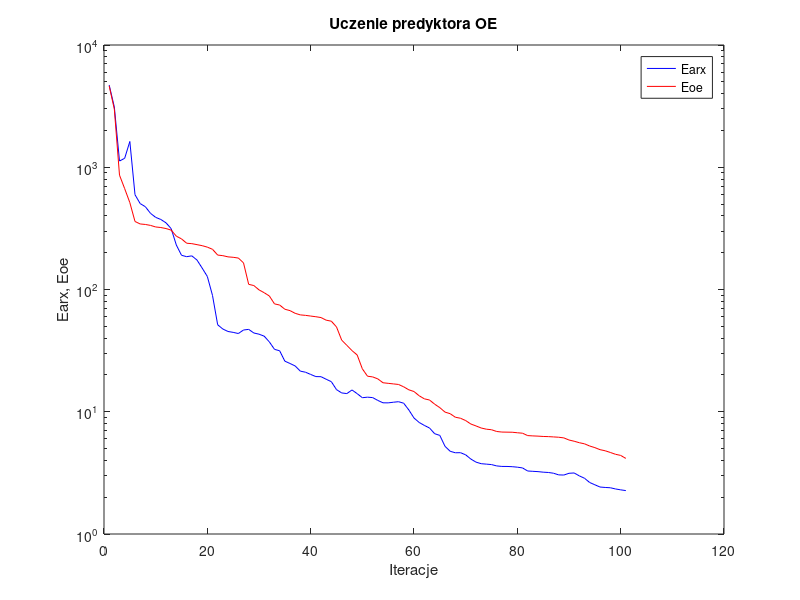
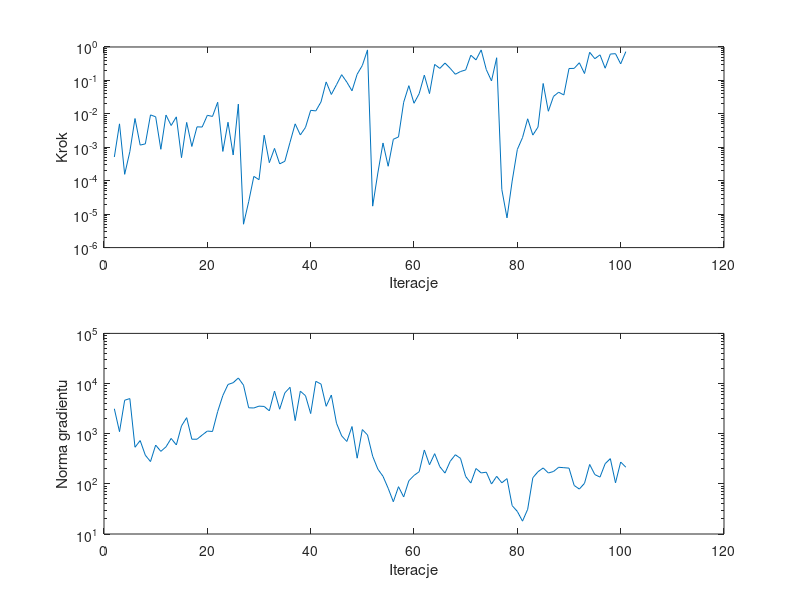

MATLAB code for these plots, in order:
%uczenie predyktora oe
clear all;
n=0; farx(n+1)=4.705626e+003; foe(n+1)=4.633676e+003; wspucz(n+1)=0.000000e+000; ng(n+1)=0.000000e+000;
%odnowa zmiennej metryki
n=1; farx(n+1)=3.110121e+003; foe(n+1)=2.982105e+003; krok(n+1)=5.127695e-004; ng(n+1)=3.143169e+003;
n=2; farx(n+1)=1.124450e+003; foe(n+1)=8.616834e+002; krok(n+1)=5.022246e-003; ng(n+1)=1.097305e+003;
n=3; farx(n+1)=1.183685e+003; foe(n+1)=6.684631e+002; krok(n+1)=1.554679e-004; ng(n+1)=4.649163e+003;
n=4; farx(n+1)=1.624843e+003; foe(n+1)=5.137638e+002; krok(n+1)=7.394073e-004; ng(n+1)=5.016428e+003;
n=5; farx(n+1)=5.960344e+002; foe(n+1)=3.600826e+002; krok(n+1)=7.251821e-003; ng(n+1)=5.367987e+002;
n=6; farx(n+1)=5.044798e+002; foe(n+1)=3.436481e+002; krok(n+1)=1.163400e-003; ng(n+1)=7.302055e+002;
n=7; farx(n+1)=4.756756e+002; foe(n+1)=3.404628e+002; krok(n+1)=1.265228e-003; ng(n+1)=3.719716e+002;
n=8; farx(n+1)=4.198170e+002; foe(n+1)=3.344810e+002; krok(n+1)=9.296334e-003; ng(n+1)=2.783860e+002;
n=9; farx(n+1)=3.891747e+002; foe(n+1)=3.247757e+002; krok(n+1)=8.174750e-003; ng(n+1)=5.929833e+002;
n=10; farx(n+1)=3.739050e+002; foe(n+1)=3.213555e+002; krok(n+1)=8.713055e-004; ng(n+1)=4.443037e+002;
n=11; farx(n+1)=3.511415e+002; foe(n+1)=3.152339e+002; krok(n+1)=9.195867e-003; ng(n+1)=5.470797e+002;
n=12; farx(n+1)=3.147575e+002; foe(n+1)=3.061430e+002; krok(n+1)=4.483426e-003; ng(n+1)=8.056905e+002;
n=13; farx(n+1)=2.310914e+002; foe(n+1)=2.730118e+002; krok(n+1)=8.130648e-003; ng(n+1)=5.963675e+002;
n=14; farx(n+1)=1.905637e+002; foe(n+1)=2.594862e+002; krok(n+1)=4.888875e-004; ng(n+1)=1.430591e+003;
n=15; farx(n+1)=1.855527e+002; foe(n+1)=2.390583e+002; krok(n+1)=5.548179e-003; ng(n+1)=2.087178e+003;
n=16; farx(n+1)=1.884921e+002; foe(n+1)=2.371710e+002; krok(n+1)=1.058508e-003; ng(n+1)=7.765385e+002;
n=17; farx(n+1)=1.741253e+002; foe(n+1)=2.327669e+002; krok(n+1)=4.087375e-003; ng(n+1)=7.762760e+002;
n=18; farx(n+1)=1.496660e+002; foe(n+1)=2.283262e+002; krok(n+1)=4.036613e-003; ng(n+1)=9.390090e+002;
n=19; farx(n+1)=1.278178e+002; foe(n+1)=2.221025e+002; krok(n+1)=9.045235e-003; ng(n+1)=1.128244e+003;
n=20; farx(n+1)=8.939929e+001; foe(n+1)=2.132766e+002; krok(n+1)=8.380227e-003; ng(n+1)=1.107412e+003;
n=21; farx(n+1)=5.145649e+001; foe(n+1)=1.913083e+002; krok(n+1)=2.223039e-002; ng(n+1)=2.764046e+003;
n=22; farx(n+1)=4.750088e+001; foe(n+1)=1.891513e+002; krok(n+1)=7.523961e-004; ng(n+1)=5.767432e+003;
n=23; farx(n+1)=4.535418e+001; foe(n+1)=1.849326e+002; krok(n+1)=5.608324e-003; ng(n+1)=9.581839e+003;
n=24; farx(n+1)=4.460289e+001; foe(n+1)=1.834171e+002; krok(n+1)=5.890474e-004; ng(n+1)=1.038943e+004;
n=25; farx(n+1)=4.363795e+001; foe(n+1)=1.808705e+002; krok(n+1)=1.955649e-002; ng(n+1)=1.290930e+004;
%odnowa zmiennej metryki
n=26; farx(n+1)=4.663316e+001; foe(n+1)=1.652434e+002; krok(n+1)=5.005977e-006; ng(n+1)=9.290393e+003;
n=27; farx(n+1)=4.719902e+001; foe(n+1)=1.102520e+002; krok(n+1)=2.352777e-005; ng(n+1)=3.285741e+003;
n=28; farx(n+1)=4.408508e+001; foe(n+1)=1.077238e+002; krok(n+1)=1.347782e-004; ng(n+1)=3.255524e+003;
n=29; farx(n+1)=4.310795e+001; foe(n+1)=9.933271e+001; krok(n+1)=1.075699e-004; ng(n+1)=3.545026e+003;
n=30; farx(n+1)=4.153897e+001; foe(n+1)=9.414753e+001; krok(n+1)=2.298967e-003; ng(n+1)=3.495652e+003;
n=31; farx(n+1)=3.728648e+001; foe(n+1)=8.852972e+001; krok(n+1)=3.467612e-004; ng(n+1)=2.855244e+003;
n=32; farx(n+1)=3.239722e+001; foe(n+1)=7.627964e+001; krok(n+1)=9.261564e-004; ng(n+1)=7.095207e+003;
n=33; farx(n+1)=3.152899e+001; foe(n+1)=7.463718e+001; krok(n+1)=3.192302e-004; ng(n+1)=3.075317e+003;
n=34; farx(n+1)=2.593264e+001; foe(n+1)=6.896990e+001; krok(n+1)=3.812452e-004; ng(n+1)=6.506103e+003;
n=35; farx(n+1)=2.482159e+001; foe(n+1)=6.717626e+001; krok(n+1)=1.402097e-003; ng(n+1)=8.422177e+003;
n=36; farx(n+1)=2.369284e+001; foe(n+1)=6.385065e+001; krok(n+1)=5.022246e-003; ng(n+1)=1.824155e+003;
n=37; farx(n+1)=2.148788e+001; foe(n+1)=6.199379e+001; krok(n+1)=2.339724e-003; ng(n+1)=7.044090e+003;
n=38; farx(n+1)=2.105692e+001; foe(n+1)=6.143702e+001; krok(n+1)=3.941672e-003; ng(n+1)=5.721726e+003;
n=39; farx(n+1)=2.019457e+001; foe(n+1)=6.064773e+001; krok(n+1)=1.274938e-002; ng(n+1)=2.519352e+003;
n=40; farx(n+1)=1.939401e+001; foe(n+1)=5.988323e+001; krok(n+1)=1.226153e-002; ng(n+1)=1.107117e+004;
n=41; farx(n+1)=1.935553e+001; foe(n+1)=5.895576e+001; krok(n+1)=2.277959e-002; ng(n+1)=9.763286e+003;
n=42; farx(n+1)=1.844684e+001; foe(n+1)=5.612032e+001; krok(n+1)=9.019770e-002; ng(n+1)=3.518052e+003;
n=43; farx(n+1)=1.761877e+001; foe(n+1)=5.505789e+001; krok(n+1)=3.798141e-002; ng(n+1)=5.910461e+003;
n=44; farx(n+1)=1.517282e+001; foe(n+1)=4.941872e+001; krok(n+1)=7.439358e-002; ng(n+1)=1.617129e+003;
n=45; farx(n+1)=1.425616e+001; foe(n+1)=3.856584e+001; krok(n+1)=1.484981e-001; ng(n+1)=9.056677e+002;
n=46; farx(n+1)=1.408048e+001; foe(n+1)=3.494103e+001; krok(n+1)=8.877087e-002; ng(n+1)=6.994867e+002;
n=47; farx(n+1)=1.507177e+001; foe(n+1)=3.163271e+001; krok(n+1)=4.890625e-002; ng(n+1)=1.389611e+003;
n=48; farx(n+1)=1.406433e+001; foe(n+1)=2.913777e+001; krok(n+1)=1.530377e-001; ng(n+1)=3.249370e+002;
n=49; farx(n+1)=1.302796e+001; foe(n+1)=2.246277e+001; krok(n+1)=2.800362e-001; ng(n+1)=1.208830e+003;
n=50; farx(n+1)=1.316147e+001; foe(n+1)=1.953041e+001; krok(n+1)=8.179879e-001; ng(n+1)=9.447025e+002;
%odnowa zmiennej metryki
n=51; farx(n+1)=1.305609e+001; foe(n+1)=1.927803e+001; krok(n+1)=1.736589e-005; ng(n+1)=3.551680e+002;
n=52; farx(n+1)=1.237520e+001; foe(n+1)=1.856823e+001; krok(n+1)=1.697983e-004; ng(n+1)=1.967199e+002;
n=53; farx(n+1)=1.183578e+001; foe(n+1)=1.726643e+001; krok(n+1)=1.345435e-003; ng(n+1)=1.414196e+002;
n=54; farx(n+1)=1.182335e+001; foe(n+1)=1.708023e+001; krok(n+1)=2.710676e-004; ng(n+1)=8.163710e+001;
n=55; farx(n+1)=1.196338e+001; foe(n+1)=1.689790e+001; krok(n+1)=1.736904e-003; ng(n+1)=4.396546e+001;
n=56; farx(n+1)=1.208534e+001; foe(n+1)=1.672144e+001; krok(n+1)=2.040296e-003; ng(n+1)=8.783671e+001;
n=57; farx(n+1)=1.174771e+001; foe(n+1)=1.599710e+001; krok(n+1)=2.219272e-002; ng(n+1)=5.481053e+001;
n=58; farx(n+1)=1.034349e+001; foe(n+1)=1.511610e+001; krok(n+1)=6.963444e-002; ng(n+1)=1.149638e+002;
n=59; farx(n+1)=8.888732e+000; foe(n+1)=1.463699e+001; krok(n+1)=2.074719e-002; ng(n+1)=1.470972e+002;
n=60; farx(n+1)=8.173654e+000; foe(n+1)=1.351419e+001; krok(n+1)=4.017797e-002; ng(n+1)=1.745152e+002;
n=61; farx(n+1)=7.731253e+000; foe(n+1)=1.275424e+001; krok(n+1)=1.441658e-001; ng(n+1)=4.734652e+002;
n=62; farx(n+1)=7.365137e+000; foe(n+1)=1.247863e+001; krok(n+1)=4.034388e-002; ng(n+1)=2.401859e+002;
n=63; farx(n+1)=6.613589e+000; foe(n+1)=1.153425e+001; krok(n+1)=3.011048e-001; ng(n+1)=3.998968e+002;
n=64; farx(n+1)=6.404046e+000; foe(n+1)=1.080235e+001; krok(n+1)=2.286351e-001; ng(n+1)=2.195887e+002;
n=65; farx(n+1)=5.214197e+000; foe(n+1)=9.936613e+000; krok(n+1)=3.304177e-001; ng(n+1)=1.640194e+002;
n=66; farx(n+1)=4.749504e+000; foe(n+1)=9.640504e+000; krok(n+1)=2.301336e-001; ng(n+1)=2.810648e+002;
n=67; farx(n+1)=4.618721e+000; foe(n+1)=9.020010e+000; krok(n+1)=1.528330e-001; ng(n+1)=3.805750e+002;
n=68; farx(n+1)=4.625684e+000; foe(n+1)=8.848982e+000; krok(n+1)=1.845727e-001; ng(n+1)=3.221560e+002;
n=69; farx(n+1)=4.442426e+000; foe(n+1)=8.470292e+000; krok(n+1)=2.055256e-001; ng(n+1)=1.402321e+002;
n=70; farx(n+1)=4.103901e+000; foe(n+1)=7.937977e+000; krok(n+1)=5.667570e-001; ng(n+1)=1.039460e+002;
n=71; farx(n+1)=3.872483e+000; foe(n+1)=7.656099e+000; krok(n+1)=4.112198e-001; ng(n+1)=2.022864e+002;
n=72; farx(n+1)=3.759700e+000; foe(n+1)=7.363366e+000; krok(n+1)=8.166569e-001; ng(n+1)=1.651594e+002;
n=73; farx(n+1)=3.728852e+000; foe(n+1)=7.201051e+000; krok(n+1)=2.094296e-001; ng(n+1)=1.707160e+002;
n=74; farx(n+1)=3.697524e+000; foe(n+1)=7.127742e+000; krok(n+1)=9.656284e-002; ng(n+1)=9.922316e+001;
n=75; farx(n+1)=3.605755e+000; foe(n+1)=6.896149e+000; krok(n+1)=4.764226e-001; ng(n+1)=1.413007e+002;
%odnowa zmiennej metryki
n=76; farx(n+1)=3.570887e+000; foe(n+1)=6.822131e+000; krok(n+1)=5.423010e-005; ng(n+1)=1.049677e+002;
n=77; farx(n+1)=3.569291e+000; foe(n+1)=6.810147e+000; krok(n+1)=7.746296e-006; ng(n+1)=1.272185e+002;
n=78; farx(n+1)=3.553511e+000; foe(n+1)=6.799460e+000; krok(n+1)=9.773946e-005; ng(n+1)=3.675409e+001;
n=79; farx(n+1)=3.520901e+000; foe(n+1)=6.733549e+000; krok(n+1)=8.616391e-004; ng(n+1)=2.820625e+001;
n=80; farx(n+1)=3.471715e+000; foe(n+1)=6.676067e+000; krok(n+1)=1.944438e-003; ng(n+1)=1.803842e+001;
n=81; farx(n+1)=3.276478e+000; foe(n+1)=6.382907e+000; krok(n+1)=7.119007e-003; ng(n+1)=3.110615e+001;
n=82; farx(n+1)=3.256487e+000; foe(n+1)=6.344989e+000; krok(n+1)=2.312418e-003; ng(n+1)=1.324895e+002;
n=83; farx(n+1)=3.237772e+000; foe(n+1)=6.318624e+000; krok(n+1)=4.027729e-003; ng(n+1)=1.747095e+002;
n=84; farx(n+1)=3.204772e+000; foe(n+1)=6.278705e+000; krok(n+1)=8.100548e-002; ng(n+1)=2.074858e+002;
n=85; farx(n+1)=3.186255e+000; foe(n+1)=6.261477e+000; krok(n+1)=1.196180e-002; ng(n+1)=1.646913e+002;
n=86; farx(n+1)=3.141783e+000; foe(n+1)=6.225263e+000; krok(n+1)=3.320390e-002; ng(n+1)=1.763426e+002;
n=87; farx(n+1)=3.045097e+000; foe(n+1)=6.187829e+000; krok(n+1)=4.438543e-002; ng(n+1)=2.139084e+002;
n=88; farx(n+1)=3.035886e+000; foe(n+1)=6.112407e+000; krok(n+1)=3.669314e-002; ng(n+1)=2.100077e+002;
n=89; farx(n+1)=3.138255e+000; foe(n+1)=5.872361e+000; krok(n+1)=2.272257e-001; ng(n+1)=2.058799e+002;
n=90; farx(n+1)=3.157240e+000; foe(n+1)=5.738859e+000; krok(n+1)=2.292046e-001; ng(n+1)=9.290816e+001;
n=91; farx(n+1)=2.987820e+000; foe(n+1)=5.581692e+000; krok(n+1)=3.372291e-001; ng(n+1)=7.870062e+001;
n=92; farx(n+1)=2.858082e+000; foe(n+1)=5.466600e+000; krok(n+1)=1.608941e-001; ng(n+1)=1.024861e+002;
n=93; farx(n+1)=2.637768e+000; foe(n+1)=5.245616e+000; krok(n+1)=6.954939e-001; ng(n+1)=2.435201e+002;
n=94; farx(n+1)=2.527576e+000; foe(n+1)=5.089263e+000; krok(n+1)=4.461084e-001; ng(n+1)=1.530238e+002;
n=95; farx(n+1)=2.422608e+000; foe(n+1)=4.897606e+000; krok(n+1)=5.819545e-001; ng(n+1)=1.363329e+002;
n=96; farx(n+1)=2.402980e+000; foe(n+1)=4.795357e+000; krok(n+1)=2.317569e-001; ng(n+1)=2.525254e+002;
n=97; farx(n+1)=2.389679e+000; foe(n+1)=4.645009e+000; krok(n+1)=6.151726e-001; ng(n+1)=3.179760e+002;
n=98; farx(n+1)=2.336150e+000; foe(n+1)=4.488115e+000; krok(n+1)=6.305900e-001; ng(n+1)=1.047905e+002;
n=99; farx(n+1)=2.297562e+000; foe(n+1)=4.394090e+000; krok(n+1)=3.123324e-001; ng(n+1)=2.726133e+002;
n=100; farx(n+1)=2.265195e+000; foe(n+1)=4.152044e+000; krok(n+1)=7.273018e-001; ng(n+1)=2.147389e+002;

figure; semilogy(farx,'b'); hold on; semilogy(foe,'r'); xlabel('Iteracje'); ylabel('Earx, Eoe'); legend('Earx','Eoe'); title('Uczenie predyktora OE');
figure; subplot(2,1,1); semilogy(krok); xlabel('Iteracje'); ylabel('Krok');
subplot(2,1,2); semilogy(ng); xlabel('Iteracje'); ylabel('Norma gradientu');
Earx=farx(n+1)
Eoe=foe(n+1)
